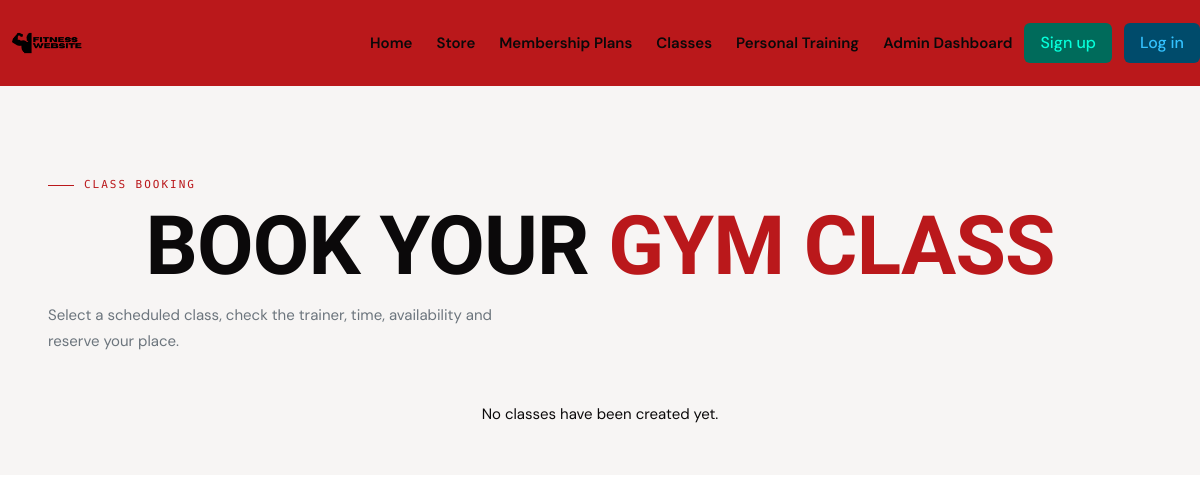
The page /class on the database as committed earlier.
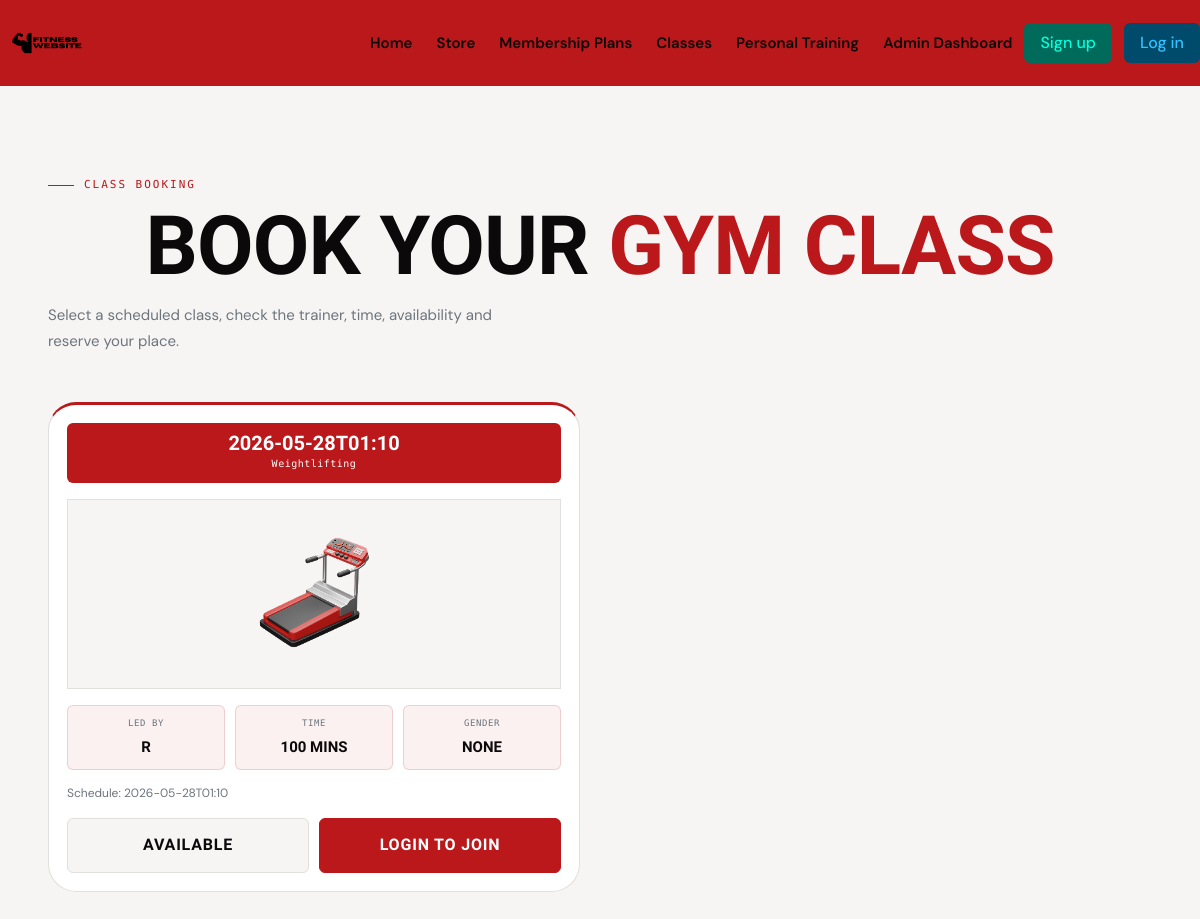
The same page on the database as committed later.
### tables this page shows
CREATE TABLE Class_table(Class_id Integer Primary Key Autoincrement, Name Text, Schedule Date, Duration Integer, Trainer_id Integer, Admin_id Integer, Foreign Key(Trainer_id) References Trainer_table(Trainer_id), Foreign Key(Admin_id) References Admin_table(Admin_id));

CREATE TABLE Trainer_table(Trainer_id Integer Primary Key Autoincrement, Name Text, Age Integer, Gender Text, Email Text, Password Text);

### app.py (the view)
@app.route("/class")
def classes():
    con, cur = database_connection()
    cur.execute("""
        SELECT
            Class_table.Class_id,
            Class_table.Name,
            Class_table.Schedule,
            Class_table.Duration,
            Trainer_table.Name,
            Trainer_table.Gender
        FROM Class_table
        JOIN Trainer_table
        ON Class_table.Trainer_id = Trainer_table.Trainer_id
        ORDER BY Class_table.Schedule ASC
    """)
    classes = cur.fetchall()
    joined_class_ids = []
    if current_user.is_authenticated and current_user.account_type == "User":
        cur.execute(
            "SELECT Class_id FROM Booking_table WHERE User_id = ?",
            (current_user.id,)
        )
        joined_class_ids = [row[0] for row in cur.fetchall()]
    con.close()
    return render_template("classes.html", classes=classes, joined_class_ids=joined_class_ids)

### app.py (called while the page is built)
def database_connection():
    con = sqlite3.connect("Fitness.db")
    cur = con.cursor()
    return con, cur

### templates/classes.html (shortened to what this page needs)
{% extends "base.html" %}
{% block head %}
    <link rel="stylesheet" href="{{ url_for('static', filename='Classes_page.css') }}">
{% endblock %}
{% block content %}
<section class="section class-booking-section">
    <div class="wrap">
        <div class="intro">
            <div class="intro-tag">Class Booking</div>
            <h1>Book your <strong>gym class</strong></h1>
            <p>Select a scheduled class, check the trainer, time, availability and reserve your place.</p>
        </div>
        <div class="columns is-multiline is-variable is-5">
            {% for class in classes %}
                <div class="column is-6">
                    <div class="class-card">
                        <div class="class-head">
                            <p>{{ class[2] }}</p>
                            <span>{{ class[1] }}</span>
                        </div>
                        <div class="class-image">
                            <img src="{{ url_for('static', filename='images/8.png') }}" alt="Treadmill">
                        </div>
                        <div class="class-info-grid">
                            <div class="info-box">
                                <span>Led by</span>
                                <strong>{{ class[4] }}</strong>
                            </div>
                            <div class="info-box">
                                <span>Time</span>
                                <strong>{{ class[3] }} mins</strong>
                            </div>
                            <div class="info-box">
                                <span>Gender</span>
                                <strong>{{ class[5] }}</strong>
                            </div>
                        </div>
                        <p class="schedule-text">
                            Schedule: {{ class[2] }}
                        </p>
                        <div class="class-actions">
                            <div class="places-box">
                                Available
                            </div>
                            {% if current_user.is_authenticated and current_user.account_type == "User" %}
                                {% if class[0] in joined_class_ids %}
                                    <form method="POST" action="{{ url_for('remove_class_booking', id=class[0]) }}">
                                        <button type="submit" class="join-btn remove-btn">
                                            Remove
                                        </button>
                                    </form>
                                {% else %}
                                    <form method="POST" action="{{ url_for('join_class', id=class[0]) }}">
                                        <button type="submit" class="join-btn">
                                            Join
                                        </button>
                                    </form>
                                {% endif %}
                            {% elif current_user.is_authenticated %}
                                <button class="join-btn disabled-btn" disabled>
                                    Members Only
                                </button>
                            {% else %}
                                <a href="{{ url_for('login') }}" class="join-btn">
                                    Login to Join
                                </a>
                            {% endif %}
                        </div>
                    </div>
                </div>
            {% else %}
                <div class="column is-12">
                    <p class="has-text-centered">
                        No classes have been created yet.
                    </p>
                </div>
            {% endfor %}
        </div>
    </div>
</section>
{% endblock %}

### templates/base.html (shortened to what this page needs)
<!DOCTYPE html>
<html lang="en">
<head>
    <link rel="stylesheet" href="https://cdn.jsdelivr.net/npm/bulma@1.0.4/css/bulma.min.css">
    <link rel="stylesheet" href="{{ url_for('static', filename='base.css')}}">
    {% block head %}{% endblock %}
</head>
<body>
    <nav class="navbar" role="navigation" aria-label="main navigation" style="background-color: var(--red) !important;">
      <div class="navbar-brand">
        <a class="navbar-item logo-item" href="{{ url_for('home') }}">
            <img src="{{ url_for('static', filename='images/logo.png')}}">
        </a>
      </div>
      <div id="navbarBasicExample" class="navbar-menu">
        <div class="navbar-end navbar-section">
            <a class="navbar-item" href="{{url_for('home')}}" style="color: var(--ink) !important;">
              <strong>Home</strong>
            </a>
            <a class="navbar-item" href="{{url_for('store')}}" style="color: var(--ink) !important;">
              <strong>Store</strong>
            </a>
            <a class="navbar-item" href="{{ url_for('membership') }}" style="color: var(--ink) !important;">
              <strong>Membership Plans</strong>
            </a>
            <a class="navbar-item" href="{{url_for('classes')}}" style="color: var(--ink) !important;">
              <strong>Classes</strong>
            </a>
            <a class="navbar-item" style="color: var(--ink) !important;">
              <strong>Personal Training</strong>
            </a>
            <a class="navbar-item" href="{{url_for('admin_dashboard')}}" style="color: var(--ink) !important;">
              <strong>Admin Dashboard</strong>
            </a>
            {% if current_user.is_authenticated %}
                <button class="buttons">
                    <a class="button is-dark is-info" href="">
                        <span class="material-symbols-outlined" >
                            account_circle
                        </span>
                    </a>
                    <a class="button is-danger is-dark" href="{{ url_for('logout') }}">
                        log out
                    </a>
                </button>
            {% else %}
                <div class="buttons">
                  <a class="button is-primary is-dark" href="{{ url_for('sign_up') }}">
                    Sign up
                  </a>
                  <a class="button is-info is-dark" href="{{ url_for('login') }}">
                    Log in
                  </a>
                </div>
            {% endif %}
        </div>
      </div>
    </nav>
    {% block content %}{% endblock %}
</body>
</html>

### static/base.css (style rules this page uses)
:root { --red: #BA181B; --white: #FFFFFF; --gray: #6C757D; --red-hover: #9b1315; --gray-light: #e9ecef; --ink: #0B090A; --surface: #F7F5F4; --card-bg: #FFFFFF; --border: #e2dfdd; --heading: 'Barlow Condensed', sans-serif; --body: 'DM Sans', sans-serif; --mono: 'DM Mono', monospace; --ease: 0.22s cubic-bezier(0.4, 0, 0.2, 1); --radius: 4px; }
*, *::before, *::after { box-sizing: border-box; margin: 0; padding: 0; }
html { scroll-behavior: smooth; }
body { font-family: var(--body); color: var(--ink); background: var(--surface); line-height: 1.65; font-size: 15px; }
.navbar-item img { max-height: none !important; height: 70px; }

### static/Classes_page.css (style rules this page uses)
:root { --red: #BA181B; --white: #FFFFFF; --gray: #6C757D; --red-hover: #9b1315; --gray-light: #e9ecef; --ink: #0B090A; --surface: #F7F5F4; --card-bg: #FFFFFF; --border: #e2dfdd; --heading: 'Barlow Condensed', sans-serif; --body: 'DM Sans', sans-serif; --mono: 'DM Mono', monospace; --ease: 0.22s cubic-bezier(0.4, 0, 0.2, 1); --radius: 4px; }
*, *::before, *::after { box-sizing: border-box; margin: 0; padding: 0; }
html { scroll-behavior: smooth; }
body { font-family: var(--body); color: var(--ink); background: var(--surface); line-height: 1.65; font-size: 15px; }
.intro { margin-bottom: 48px; animation: rise 0.5s ease 0.05s both; }
.intro-tag { font-family: var(--mono); font-size: 11px; letter-spacing: 0.18em; text-transform: uppercase; color: var(--red); display: flex; align-items: center; gap: 10px; margin-bottom: 14px; }
.intro-tag::before { content: ''; display: block; width: 26px; height: 1px; background: var(--red); }
.intro h1 { font-family: var(--heading); font-size: clamp(48px, 7vw, 82px); text-align: center; line-height: 0.94; font-weight: 800; text-transform: uppercase; letter-spacing: -0.01em; color: var(--ink); margin-bottom: 18px; }
.intro h1 strong { font-weight: 800; color: var(--red); }
.intro p { font-size: 15px; color: var(--gray); max-width: 460px; line-height: 1.7; }
.class-booking-section { background: var(--surface); padding-top: 90px; }
.class-card { background: var(--card-bg); border: 1px solid var(--border); border-top: 3px solid var(--red); border-radius: 28px; padding: 18px; position: relative; transition: transform var(--ease), box-shadow var(--ease), border-color var(--ease); }
.class-head { background: var(--red); color: var(--white); text-align: center; padding: 10px 16px; border-radius: 6px; margin-bottom: 16px; }
.class-head p { font-family: var(--heading); font-size: 20px; font-weight: 800; line-height: 1; margin: 0; }
.class-head span { display: block; font-family: var(--mono); font-size: 10px; margin-top: 3px; letter-spacing: 0.05em; }
.class-image { height: 190px; border: 1px solid var(--border); background: var(--surface); display: flex; align-items: center; justify-content: center; margin-bottom: 16px; overflow: hidden; }
.class-image img { max-width: 220px; max-height: 160px; object-fit: contain; }
.class-info-grid { display: grid; grid-template-columns: repeat(3, 1fr); gap: 10px; margin-bottom: 14px; }
.info-box { background: rgba(186, 24, 27, 0.06); border: 1px solid rgba(186, 24, 27, 0.16); border-radius: 6px; padding: 10px; text-align: center; }
.info-box span { display: block; font-family: var(--mono); font-size: 9px; color: var(--gray); text-transform: uppercase; letter-spacing: 0.06em; }
.info-box strong { display: block; margin-top: 4px; font-family: var(--heading); font-size: 15px; color: var(--ink); text-transform: uppercase; }
.schedule-text { font-size: 12px; color: var(--gray); margin-bottom: 14px; }
.class-actions { display: grid; grid-template-columns: 1fr 1fr; gap: 10px; }
.places-box, .join-btn { padding: 13px 16px; border-radius: 6px; text-align: center; font-family: var(--heading); font-size: 16px; font-weight: 800; text-transform: uppercase; letter-spacing: 0.05em; }
.places-box { background: var(--surface); border: 1px solid var(--border); color: var(--ink); }
.join-btn { background: var(--red); border: 1px solid var(--red); color: var(--white); cursor: pointer; transition: background var(--ease), transform var(--ease); }

Rows that differ between the two databases and show on the page:
added Class_table: Schedule "2026-05-28T01:10", Name "Weightlifting", Name "R", Duration "100", class "NONE"
Other text that changed with them:
text no longer shown: "No classes have been created yet."
